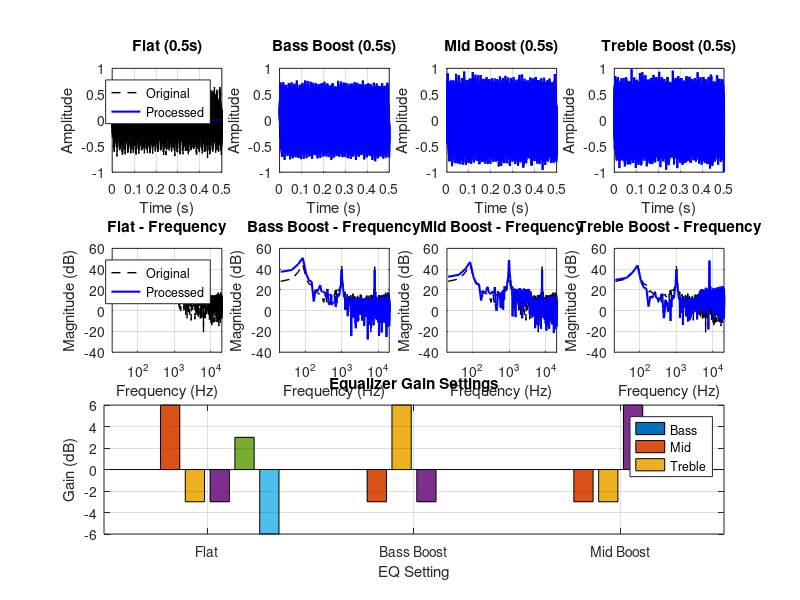

Recreate this plot in MATLAB.
%% Step 2.2: Multi-band Equalizer Function
% Create a complete equalizer system with gain controls
clear; clc; close all;

% Load filter bank
load('multiband_filters.mat');
fprintf('=== Multi-band Equalizer Function ===\n');

%% Define Equalizer Function
function [output, bass_out, mid_out, treble_out] = multiband_equalizer(input_audio, gains)
    % Multi-band equalizer function
    % Inputs:
    %   input_audio - input signal vector
    %   gains - [bass_gain, mid_gain, treble_gain] in dB or linear
    % Outputs:
    %   output - processed audio signal
    %   bass_out, mid_out, treble_out - individual band outputs
    
    % Load filters (assumes multiband_filters.mat is in current directory)
    persistent h_bass h_mid h_treble
    if isempty(h_bass)
        load('multiband_filters.mat', 'h_bass', 'h_mid', 'h_treble');
    end
    
    % Convert dB gains to linear if needed
    if max(abs(gains)) > 5  % Assume dB if large values
        gains_linear = 10.^(gains/20);
    else
        gains_linear = gains;  % Already linear
    end
    
    % Apply filters and gains
    bass_out = gains_linear(1) * filter(h_bass, 1, input_audio);
    mid_out = gains_linear(2) * filter(h_mid, 1, input_audio);
    treble_out = gains_linear(3) * filter(h_treble, 1, input_audio);
    
    % Combine all bands
    output = bass_out + mid_out + treble_out;
end

%% Test Equalizer with Different Gain Settings
% Create test signal with content in all frequency bands
duration = 5; % 5 seconds
t = (0:1/fs:duration-1/fs)';

% Multi-frequency test signal
bass_tone = sin(2*pi*80*t);           % 80 Hz bass
mid_tone = sin(2*pi*1000*t);          % 1 kHz mid
treble_tone = sin(2*pi*8000*t);       % 8 kHz treble
white_noise = 0.1 * randn(size(t));   % Background noise

test_signal = 0.3*(bass_tone + mid_tone + treble_tone) + white_noise;
test_signal = test_signal / max(abs(test_signal)) * 0.8;

fprintf('Test signal created: %.1f seconds\n', duration);
fprintf('Frequencies: 80Hz (bass), 1000Hz (mid), 8000Hz (treble)\n');

%% Test Different EQ Settings
eq_settings = [
    0,  0,  0;    % Flat (no boost/cut)
    6, -3, -3;    % Bass boost
    -3, 6, -3;    % Mid boost  
    -3, -3, 6;    % Treble boost
    3,  0,  3;    % V-shaped (bass + treble)
    -6, 0,  0;    % Bass cut
];

setting_names = {'Flat', 'Bass Boost', 'Mid Boost', 'Treble Boost', 'V-Shape', 'Bass Cut'};

fprintf('\n=== Testing EQ Settings ===\n');

% Process with each setting
processed_signals = zeros(length(test_signal), size(eq_settings, 1));

for i = 1:size(eq_settings, 1)
    gains_db = eq_settings(i, :);
    [processed, ~, ~, ~] = multiband_equalizer(test_signal, gains_db);
    processed_signals(:, i) = processed;
    
    fprintf('%s: Bass=%+.1fdB, Mid=%+.1fdB, Treble=%+.1fdB\n', ...
        setting_names{i}, gains_db(1), gains_db(2), gains_db(3));
end

% Save processed signals for listening tests
save('eq_test_results.mat', 'test_signal', 'processed_signals', 'eq_settings', 'setting_names', 'fs');
%% Visualize EQ Effects
figure('Name', 'Equalizer Settings Comparison', 'Position', [100 100 1400 900]);

% Plot time domain for first few settings
for i = 1:4
    subplot(3, 4, i);
    plot(t(1:fs/2), test_signal(1:fs/2), 'k--', 'LineWidth', 1); hold on;
    plot(t(1:fs/2), processed_signals(1:fs/2, i), 'b-', 'LineWidth', 1.5);
    grid on;
    title(sprintf('%s (%.1fs)', setting_names{i}, 0.5));
    xlabel('Time (s)'); ylabel('Amplitude');
    if i == 1, legend('Original', 'Processed'); end
end

% Frequency domain comparison
N_fft = 2048;
f_fft = (0:N_fft/2-1) * fs / N_fft;

for i = 1:4
    subplot(3, 4, i+4);
    
    % FFT of original and processed
    orig_fft = fft(test_signal(1:N_fft), N_fft);
    proc_fft = fft(processed_signals(1:N_fft, i), N_fft);
    
    plot(f_fft, 20*log10(abs(orig_fft(1:N_fft/2))), 'k--', 'LineWidth', 1); hold on;
    plot(f_fft, 20*log10(abs(proc_fft(1:N_fft/2))), 'b-', 'LineWidth', 1.5);
    grid on;
    title(sprintf('%s - Frequency', setting_names{i}));
    xlabel('Frequency (Hz)'); ylabel('Magnitude (dB)');
    xlim([20 20000]); set(gca, 'XScale', 'log');
    if i == 1, legend('Original', 'Processed'); end
end

% EQ settings visualization
subplot(3, 4, [9 10 11 12]);
bar(eq_settings');
grid on;
xlabel('EQ Setting'); ylabel('Gain (dB)');
title('Equalizer Gain Settings');
legend('Bass', 'Mid', 'Treble');
set(gca, 'XTickLabel', setting_names);
xtickangle(45);

fprintf('\n=== Visualization Complete ===\n');
